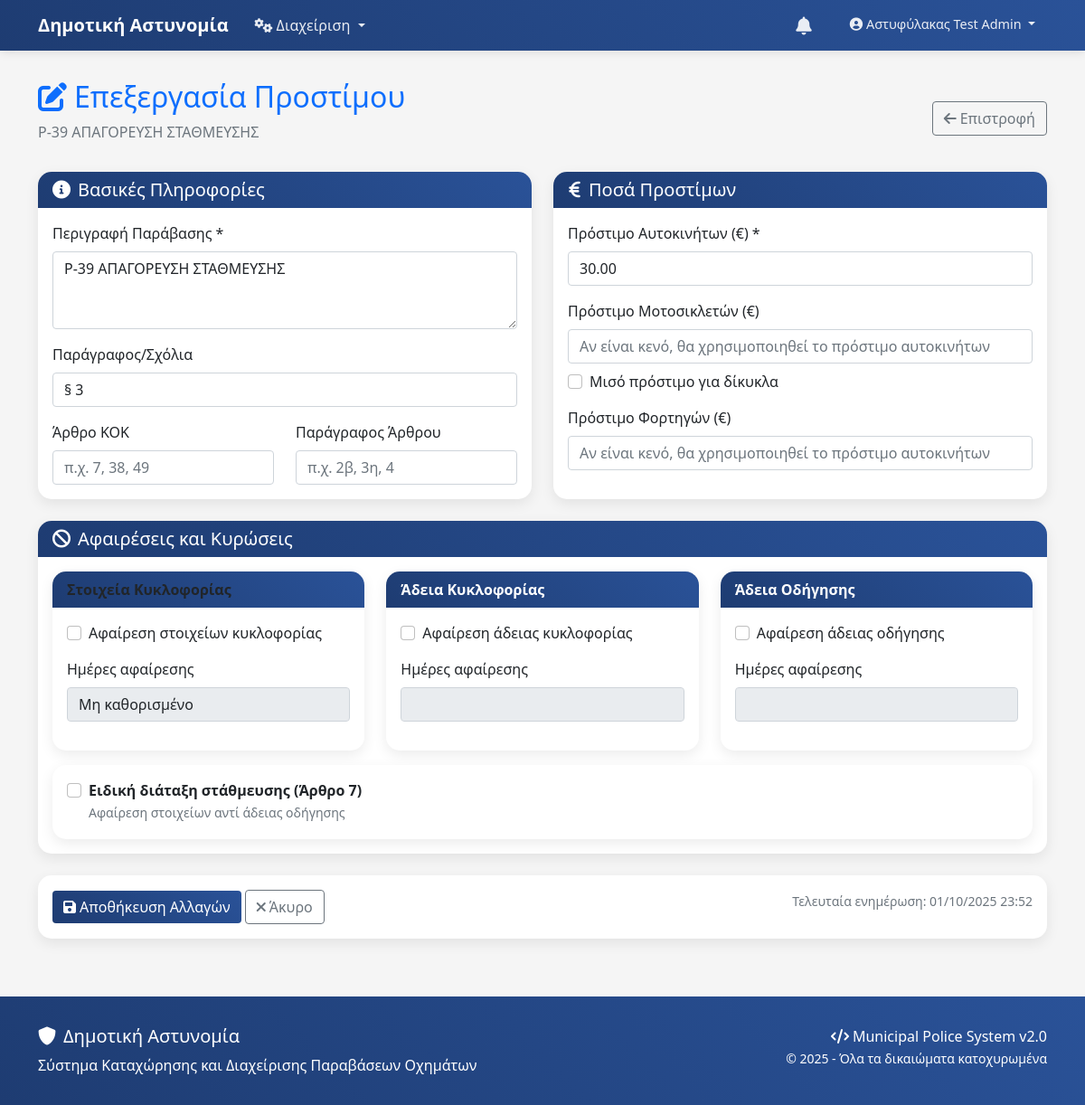
Screenshot of /admin/fines-management/edit/1 (signed in) with the database file from the repository.
### app.py (models this page shows, shortened)
class ViolationsData(db.Model):
    id = db.Column(db.Integer, primary_key=True)
    description = db.Column(db.String(200), nullable=False)
    paragraph = db.Column(db.String(100), nullable=True)
    article = db.Column(db.String(20), nullable=True)  # π.χ. "7", "38", "49"
    article_paragraph = db.Column(db.String(20), nullable=True)  # π.χ. "2β", "3η", "4", "2ιβ"
    fine_cars = db.Column(db.Numeric(8,2), nullable=False)
    fine_motorcycles = db.Column(db.Numeric(8,2), nullable=True)
    fine_trucks = db.Column(db.Numeric(8,2), nullable=True)
    half_fine_motorcycles = db.Column(db.Boolean, default=False)  # Μισό πρόστιμο σε δίκυκλα
    remove_circulation_elements = db.Column(db.Boolean, default=False)
    circulation_removal_days = db.Column(db.Integer, nullable=True)  # 10 ή 40 ημέρες
    remove_circulation_license = db.Column(db.Boolean, default=False)
    circulation_license_removal_days = db.Column(db.Integer, nullable=True)
    remove_driving_license = db.Column(db.Boolean, default=False)
    driving_license_removal_days = db.Column(db.Integer, nullable=True)
    parking_special_provision = db.Column(db.Boolean, default=False)  # Άρθρο 7: Αφαίρεση στοιχείων αντί άδειας οδήγησης
    is_active = db.Column(db.Boolean, default=True)
    created_at = db.Column(db.DateTime, default=datetime.utcnow)
    updated_at = db.Column(db.DateTime, default=datetime.utcnow, onupdate=datetime.utcnow)
    @property
    def full_article(self):
        if self.article and self.article_paragraph:
            return f"Άρθρο {self.article} παρ. {self.article_paragraph}"
        elif self.article:
            return f"Άρθρο {self.article}"
        return ""
    @property
    def display_name(self):
        article_part = f" ({self.full_article})" if self.full_article else ""
        return f"{self.description}{article_part}"

### app.py (the view, shortened to what this page needs)
@app.route('/admin/fines-management/edit/<int:violation_id>', methods=['GET', 'POST'])
@login_required
def admin_edit_fine(violation_id):
    user = User.query.get(session['user_id'])
    if not user or not user.can_view_admin_dashboard():
        flash('Δεν έχετε δικαίωμα πρόσβασης σε αυτή τη σελίδα.', 'error')
        return redirect(url_for('dashboard'))
    violation_data = ViolationsData.query.get_or_404(violation_id)
    return render_template('admin/edit_fine.html', violation_data=violation_data)

### app.py (called while the page is built)
@app.after_request
def add_security_headers(response):
    response.headers['X-Content-Type-Options'] = 'nosniff'
    response.headers['X-Frame-Options'] = 'DENY'
    response.headers['X-XSS-Protection'] = '1; mode=block'
    response.headers['Strict-Transport-Security'] = 'max-age=31536000; includeSubDomains'
    return response

def login_required(f):
    @wraps(f)
    def decorated_function(*args, **kwargs):
        if 'user_id' not in session:
            flash('Παρακαλώ συνδεθείτε για να συνεχίσετε.', 'warning')
            return redirect(url_for('login'))
        return f(*args, **kwargs)
    return decorated_function

    def can_view_admin_dashboard(self):
        return self.role in ['admin', 'poweruser']

### templates/admin/edit_fine.html (shortened to what this page needs)
{% extends "base_v2.html" %}
{% block content %}
<div class="row mb-3">
    <div class="col-12">
        <div class="d-flex justify-content-between align-items-center">
            <div>
                <h2 class="text-primary">
                    <i class="fas fa-edit me-2"></i>Επεξεργασία Προστίμου
                </h2>
                <p class="text-muted">{{ violation_data.display_name }}</p>
            </div>
            <a href="{{ url_for('admin_fines_management') }}" class="btn btn-outline-secondary">
                <i class="fas fa-arrow-left me-1"></i>Επιστροφή
            </a>
        </div>
    </div>
</div>
<form method="POST">
    <div class="row">
        <div class="col-md-6">
            <div class="card mb-4">
                <div class="card-header">
                    <h5 class="mb-0"><i class="fas fa-info-circle me-2"></i>Βασικές Πληροφορίες</h5>
                </div>
                <div class="card-body">
                    <div class="mb-3">
                        <label for="description" class="form-label">Περιγραφή Παράβασης *</label>
                        <textarea class="form-control" id="description" name="description" rows="3" required>{{ violation_data.description }}</textarea>
                    </div>
                    <div class="mb-3">
                        <label for="paragraph" class="form-label">Παράγραφος/Σχόλια</label>
                        <input type="text" class="form-control" id="paragraph" name="paragraph"
                               value="{{ violation_data.paragraph or '' }}">
                    </div>
                    <div class="row">
                        <div class="col-md-6">
                            <label for="article" class="form-label">Άρθρο ΚΟΚ</label>
                            <input type="text" class="form-control" id="article" name="article"
                                   value="{{ violation_data.article or '' }}" placeholder="π.χ. 7, 38, 49">
                        </div>
                        <div class="col-md-6">
                            <label for="article_paragraph" class="form-label">Παράγραφος Άρθρου</label>
                            <input type="text" class="form-control" id="article_paragraph" name="article_paragraph"
                                   value="{{ violation_data.article_paragraph or '' }}" placeholder="π.χ. 2β, 3η, 4">
                        </div>
                    </div>
                </div>
            </div>
        </div>
        <div class="col-md-6">
            <div class="card mb-4">
                <div class="card-header">
                    <h5 class="mb-0"><i class="fas fa-euro-sign me-2"></i>Ποσά Προστίμων</h5>
                </div>
                <div class="card-body">
                    <div class="mb-3">
                        <label for="fine_cars" class="form-label">Πρόστιμο Αυτοκινήτων (€) *</label>
                        <input type="number" step="0.01" class="form-control" id="fine_cars" name="fine_cars"
                               value="{{ violation_data.fine_cars }}" required>
                    </div>
                    <div class="mb-3">
                        <label for="fine_motorcycles" class="form-label">Πρόστιμο Μοτοσικλετών (€)</label>
                        <input type="number" step="0.01" class="form-control" id="fine_motorcycles" name="fine_motorcycles"
                               value="{{ violation_data.fine_motorcycles or '' }}"
                               placeholder="Αν είναι κενό, θα χρησιμοποιηθεί το πρόστιμο αυτοκινήτων">
                        <div class="form-check mt-2">
                            <input class="form-check-input" type="checkbox" id="half_fine_motorcycles"
                                   name="half_fine_motorcycles" {{ 'checked' if violation_data.half_fine_motorcycles }}>
                            <label class="form-check-label" for="half_fine_motorcycles">
                                Μισό πρόστιμο για δίκυκλα
                            </label>
                        </div>
                    </div>
                    <div class="mb-3">
                        <label for="fine_trucks" class="form-label">Πρόστιμο Φορτηγών (€)</label>
                        <input type="number" step="0.01" class="form-control" id="fine_trucks" name="fine_trucks"
                               value="{{ violation_data.fine_trucks or '' }}"
                               placeholder="Αν είναι κενό, θα χρησιμοποιηθεί το πρόστιμο αυτοκινήτων">
                    </div>
                </div>
            </div>
        </div>
    </div>
    <div class="row">
        <div class="col-12">
            <div class="card mb-4">
                <div class="card-header">
                    <h5 class="mb-0"><i class="fas fa-ban me-2"></i>Αφαιρέσεις και Κυρώσεις</h5>
                </div>
                <div class="card-body">
                    <div class="row">
                        <div class="col-md-4">
                            <div class="card border-warning">
                                <div class="card-header bg-warning text-dark">
                                    <strong>Στοιχεία Κυκλοφορίας</strong>
                                </div>
                                <div class="card-body">
                                    <div class="form-check mb-3">
                                        <input class="form-check-input" type="checkbox" id="remove_circulation_elements"
                                               name="remove_circulation_elements" {{ 'checked' if violation_data.remove_circulation_elements }}>
                                        <label class="form-check-label" for="remove_circulation_elements">
                                            Αφαίρεση στοιχείων κυκλοφορίας
                                        </label>
                                    </div>
                                    <div class="mb-3">
                                        <label for="circulation_removal_days" class="form-label">Ημέρες αφαίρεσης</label>
                                        <select class="form-control" id="circulation_removal_days" name="circulation_removal_days">
                                            <option value="">Μη καθορισμένο</option>
                                        </select>
                                    </div>
                                </div>
                            </div>
                        </div>
                        <div class="col-md-4">
                            <div class="card border-info">
                                <div class="card-header bg-info text-white">
                                    <strong>Άδεια Κυκλοφορίας</strong>
                                </div>
                                <div class="card-body">
                                    <div class="form-check mb-3">
                                        <input class="form-check-input" type="checkbox" id="remove_circulation_license"
                                               name="remove_circulation_license" {{ 'checked' if violation_data.remove_circulation_license }}>
                                        <label class="form-check-label" for="remove_circulation_license">
                                            Αφαίρεση άδειας κυκλοφορίας
                                        </label>
                                    </div>
                                    <div class="mb-3">
                                        <label for="circulation_license_removal_days" class="form-label">Ημέρες αφαίρεσης</label>
                                        <input type="number" class="form-control" id="circulation_license_removal_days"
                                               name="circulation_license_removal_days"
                                               value="{{ violation_data.circulation_license_removal_days or '' }}" min="1">
                                    </div>
                                </div>
                            </div>
                        </div>
                        <div class="col-md-4">
                            <div class="card border-danger">
                                <div class="card-header bg-danger text-white">
                                    <strong>Άδεια Οδήγησης</strong>
                                </div>
                                <div class="card-body">
                                    <div class="form-check mb-3">
                                        <input class="form-check-input" type="checkbox" id="remove_driving_license"
                                               name="remove_driving_license" {{ 'checked' if violation_data.remove_driving_license }}>
                                        <label class="form-check-label" for="remove_driving_license">
                                            Αφαίρεση άδειας οδήγησης
                                        </label>
                                    </div>
                                    <div class="mb-3">
                                        <label for="driving_license_removal_days" class="form-label">Ημέρες αφαίρεσης</label>
                                        <input type="number" class="form-control" id="driving_license_removal_days"
                                               name="driving_license_removal_days"
                                               value="{{ violation_data.driving_license_removal_days or '' }}" min="1">
                                    </div>
                                </div>
                            </div>
                        </div>
                    </div>
                    <div class="row mt-3">
                        <div class="col-12">
                            <div class="card border-secondary">
                                <div class="card-body">
                                    <div class="form-check">
                                        <input class="form-check-input" type="checkbox" id="parking_special_provision"
                                               name="parking_special_provision" {{ 'checked' if violation_data.parking_special_provision }}>
                                        <label class="form-check-label" for="parking_special_provision">
                                            <strong>Ειδική διάταξη στάθμευσης (Άρθρο 7)</strong>
                                            <br><small class="text-muted">Αφαίρεση στοιχείων αντί άδειας οδήγησης</small>
                                        </label>
                                    </div>
                                </div>
                            </div>
                        </div>
                    </div>
                </div>
            </div>
        </div>
    </div>
    <div class="row">
        <div class="col-12">
            <div class="card">
                <div class="card-body">
                    <div class="d-flex justify-content-between">
                        <div>
                            <button type="submit" class="btn btn-primary">
                                <i class="fas fa-save me-1"></i>Αποθήκευση Αλλαγών
                            </button>
                            <a href="{{ url_for('admin_fines_management') }}" class="btn btn-outline-secondary">
                                <i class="fas fa-times me-1"></i>Άκυρο
                            </a>
                        </div>
                        <div>
                            <small class="text-muted">
                                Τελευταία ενημέρωση: {{ violation_data.updated_at.strftime('%d/%m/%Y %H:%M') if violation_data.updated_at }}
                            </small>
                        </div>
                    </div>
                </div>
            </div>
        </div>
    </div>
</form>
{% endblock %}

### templates/base_v2.html (style rules this page uses)
:root { --primary-color: #1e3c72; --secondary-color: #2a5298; --accent-color: #f8f9fa; }
body { background-color: #f5f5f5; font-family: 'Segoe UI', Tahoma, Geneva, Verdana, sans-serif; }
.card { border: none; border-radius: 15px; box-shadow: 0 5px 15px rgba(0,0,0,0.08); transition: transform 0.2s; }
.card-header { background: linear-gradient(45deg, var(--primary-color), var(--secondary-color)); color: white; border-radius: 15px 15px 0 0 !important; border: none; font-weight: 600; }
.btn-primary { background: linear-gradient(45deg, var(--primary-color), var(--secondary-color)); border: none; font-weight: 500; }

### rows the page displays
ViolationsData: display_name "Ρ-39 ΑΠΑΓΟΡΕΥΣΗ ΣΤΑΘΜΕΥΣΗΣ", description "Ρ-39 ΑΠΑΓΟΡΕΥΣΗ ΣΤΑΘΜΕΥΣΗΣ", paragraph "§ 3", fine_cars "30.00", updated_at "01/10/2025 23:52"

### other values shown
{{ session.full_name }} "Αστυφύλακας Test Admin"
